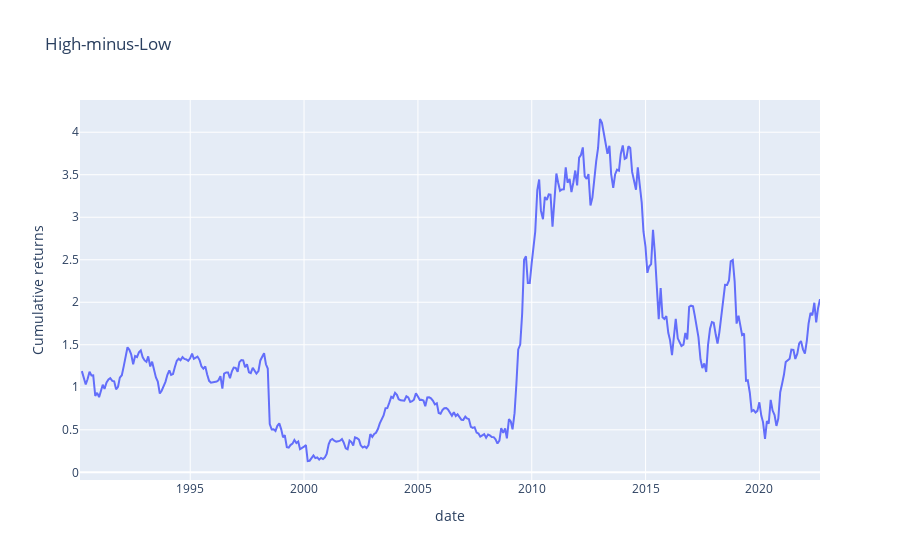

Write notebook code for a chart like this one.
### Code cell
px.line(port_df, y='HML_cum_rets', x='date', labels={'HML_cum_rets': 'Cumulative returns'}, title = 'High-minus-Low').show()

### Figure 1 — Plotly figure (JSON) as saved in the notebook; plotly's stock layout.template omitted (floating-point values rounded to 4 significant figures; data arrays with more than 128 entries replaced by an {"elided": "..."} marker saying what was removed)
{"data": [{"hovertemplate": "date=%{x}<br>Cumulative returns=%{y}<extra></extra>", "legendgroup": "", "line": {"color": "#636efa", "dash": "solid"}, "marker": {"symbol": "circle"}, "mode": "lines", "name": "", "orientation": "v", "showlegend": false, "type": "scatter", "x": {"elided": "391 str values"}, "xaxis": "x", "y": {"elided": "391 float values"}, "yaxis": "y"}], "layout": {"legend": {"tracegroupgap": 0}, "title": {"text": "High-minus-Low"}, "xaxis": {"anchor": "y", "domain": [0, 1], "title": {"text": "date"}}, "yaxis": {"anchor": "x", "domain": [0, 1], "title": {"text": "Cumulative returns"}}}}
